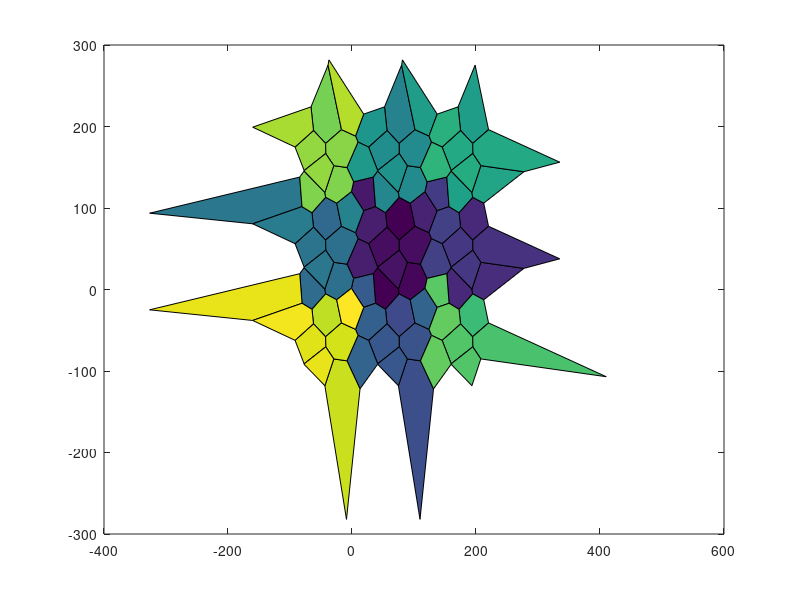
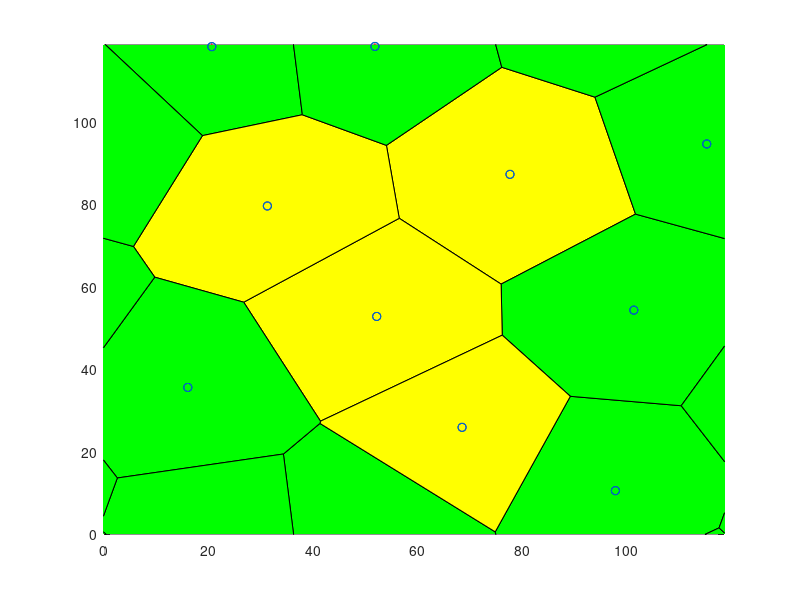

Recreate these plots in MATLAB, in order.
r = 2031; % Updated seed to match target
NbPoints = 10; 
limit = 3; 
cpt = 'quadratic';
prefix = 'RFB';
potential = 'ani';

%% Store data in the right folder
close all;
scriptDir = fileparts(mfilename('fullpath'));
projectRoot = fileparts(scriptDir);
outputDir = fullfile(projectRoot, 'input_files');
if ~exist(outputDir, 'dir')
    mkdir(outputDir);
end

%% Parameters
rng(r);
TOTALTIME = 10.000000;
SEED = 89542;
TIMEINTERVAL = 0.100000;
error_tolerance_absolute_mechanical = 0.010000;
TISSUE_EXT_STRESS_X = 0.000000;     %should both be 0 to relax tissue, change before dynamic
TISSUE_EXT_STRESS_Y = 0.000000; 
equilibriumtolerance = 1.000000e-9;
NUCLEATIONTHRESHOLD = 1.75;
NUCLEATIONBASECRITERIA = true;
Ratio = 10/3;

T1ON = 1; 
APOPTOSISON = 1;
MITOSISON = 0;
WRITEMITOSIS = 1; 
VERBOSEON = 1; 
EQUILIBRIUMMITOSIS = 1; 

%Mysterious Parameters
CELLPRESSURETYPE = cpt;
TCJSTRENGTH = 100;
THETAAN = 3.14 / 2.0 ;    
ANSTRENGTH = 25; 

% --- Standard Constants ---
GAMMA = 10.0;
t0 = 1;
l0 = 25;
% Manually setting K to match your specific target output
LX = 1.5*l0*sqrt(NbPoints);
LY = 1.5*l0*sqrt(NbPoints);
A0 = LX*LY/NbPoints;
K = Ratio * GAMMA/l0;
ALPHAM = GAMMA*t0/l0;
TISSUE_ALPHA = 10*ALPHAM;
INITIALSTEPSIZE = t0/10000;
MINAREA = A0/100;
MINLENGTH = l0/40;
NEWEDGELENGTH = l0/20;
CURRENTTIME = 0.000000;

%% Simulation Detail Parameters
% Calculate Mesh based on A0 and NbPoints to get LX = 167.705098
Mesh = LX;

nomfichier= [prefix '_NbPts_' num2str(NbPoints,'%04d') '_rng_' num2str(r,'%04d') '_pot_' potential '_lim_' num2str(limit, '%2d') '20.txt'];
nomfichier = fullfile(outputDir, nomfichier);

%% Generate Voronoi
fprintf('Writing file: %s\n', nomfichier);
f1=figure();
f2=figure();
Points1=Mesh*rand(NbPoints,2); 

it = 0;
while it < limit
    Pointsa=Points1+Mesh*[ones(NbPoints,1) zeros(NbPoints,1)];
    Pointsb=Points1-Mesh*[zeros(NbPoints,1) ones(NbPoints,1)];
    Pointsc=Points1-Mesh*[ones(NbPoints,1) zeros(NbPoints,1)];
    Pointsd=Points1+Mesh*[zeros(NbPoints,1) ones(NbPoints,1)];
    Pointse=Points1+Mesh*[ones(NbPoints,1) ones(NbPoints,1)];
    Pointsf=Points1+Mesh*[ones(NbPoints,1) -ones(NbPoints,1)];
    Pointsg=Points1+Mesh*[-ones(NbPoints,1) ones(NbPoints,1)];
    Pointsh=Points1+Mesh*[-ones(NbPoints,1) -ones(NbPoints,1)];
    Pointst=[Points1; Pointsa; Pointsb; Pointsc; Pointsd; Pointse; Pointsf; Pointsg; Pointsh];
    
    [v,c]=voronoin(Pointst);
    
    centroids = zeros(NbPoints,2);
    centroidcount = 0;
   
    for i = 1:length(c)
        signedarea = 0;
        centroidx = 0;
        centroidy = 0;
        if (all(c{i}~=1))
            for s = 1:length(c{i})
                if s == length(c{i}) 
                    signedarea = signedarea + v(c{i}(s),1)*v(c{i}(1),2) - v(c{i}(1),1)*v(c{i}(s),2);
                else
                    signedarea = signedarea + v(c{i}(s),1)*v(c{i}(s+1),2) - v(c{i}(s+1),1)*v(c{i}(s),2);
                end
            end
            signedarea = .5*signedarea;
            for j = 1:length(c{i})
                if j == length(c{i})
                    centroidx = centroidx + (v(c{i}(j),1)+v(c{i}(1),1))*(v(c{i}(j),1)*v(c{i}(1),2) - v(c{i}(1),1)*v(c{i}(j),2));
                    centroidy = centroidy + (v(c{i}(j),2)+v(c{i}(1),2))*(v(c{i}(j),1)*v(c{i}(1),2) - v(c{i}(1),1)*v(c{i}(j),2));
                    
                else
                    centroidx = centroidx + (v(c{i}(j),1)+v(c{i}(j+1),1))*(v(c{i}(j),1)*v(c{i}(j+1),2) - v(c{i}(j+1),1)*v(c{i}(j),2));
                    centroidy = centroidy + (v(c{i}(j),2)+v(c{i}(j+1),2))*(v(c{i}(j),1)*v(c{i}(j+1),2) - v(c{i}(j+1),1)*v(c{i}(j),2));
                end
            end
            centroidx = (1/(6*signedarea))*centroidx;
            centroidy = (1/(6*signedarea))*centroidy;
            if centroidx > 0 && centroidx < Mesh && centroidy > 0 && centroidy < Mesh
                centroidcount = centroidcount + 1;
                centroids(centroidcount,:) = [centroidx centroidy];
            end
        end
    end
    it = it + 1;
    Points1 = centroids;
end

%% Representation of the result
 set(0,'CurrentFigure',f1);
 plot(Points1(:,1),Points1(:,2),'r+');
 set(0,'CurrentFigure',f2);
 plot(Points1(:,1),Points1(:,2),'r+');
 hold on
 for i = 1:length(c)
     if (all(c{i}~=1))
         set(0,'CurrentFigure',f1)
         patch(v(c{i},1),v(c{i},2),i)
     end
     IN=(all(v(c{i},1)>0)&all(v(c{i},1)<Mesh)&all(v(c{i},2)>0)&all(v(c{i},2)<Mesh));
     IN2=(any(v(c{i},1)>0)&any(v(c{i},1)<Mesh)&any(v(c{i},2)>0)&any(v(c{i},2)<Mesh))&(~IN);
     if (all(c{i}~=1)&&IN)
         set(0,'CurrentFigure',f2)
         patch(v(c{i},1),v(c{i},2),'y'); 
     end
     if (all(c{i}~=1)&&(IN2))
         set(0,'CurrentFigure',f2)
         patch(v(c{i},1),v(c{i},2),'g');
     end
 end
 set(0,'CurrentFigure',f2)
 xlim([0 Mesh]);
 ylim([0 Mesh]);
 plot(Points1(:,1),Points1(:,2),'bo');
 scatter(centroids(:,1),centroids(:,2),'r+')

for i = 1:length(c)
    INGLOBAL=any((v(c{i},1)>0)&v(c{i},1)<Mesh&v(c{i},2)>0&v(c{i},2)<Mesh);
    if INGLOBAL
        ListVertex=c{i};
        area=0;
        for k=1:length(c{i})
            kplus=mod(k,length(c{i}))+1;
            area=area+v(c{i}(k),1)*v(c{i}(kplus),2)-v(c{i}(kplus),1)*v(c{i}(k),2);
        end
        if(area<0)    c{i}=fliplr(c{i}); end
    end
end

%% Export to a file (EXACT MATCH TO TARGET VALUES)
fid=fopen(nomfichier,'wt');
fprintf(fid, 'Voronoi Tesselation Data: \n');
fprintf(fid, 'NumbCells %d \t rng %d \n', NbPoints, r);
fprintf(fid, 'ratio pressure to tension\t%f\n', Ratio);
fprintf(fid, 'Global:\n');
fprintf(fid, 'LX\t%f\nLY\t%f\n', Mesh, Mesh);
fprintf(fid, 'A0\t%f\n', A0);
fprintf(fid, 'SEED\t%d\n', SEED);
fprintf(fid, 'TIMEINTERVAL\t%f\n', TIMEINTERVAL);
fprintf(fid, 'MINAREA\t%f\n', MINAREA);
fprintf(fid, 'MINLENGTH\t%f\n', MINLENGTH);
fprintf(fid, 'NEWEDGELENGTH\t%f\n', NEWEDGELENGTH);
fprintf(fid, 'K\t%f\n', K);
fprintf(fid, 'GAMMA\t%f\n', GAMMA);
fprintf(fid, 'TOTALTIME\t%f\n', TOTALTIME);
fprintf(fid, 'CURRENTTIME\t%f\n', CURRENTTIME);
fprintf(fid, 'VERBOSEON\t%d\n', VERBOSEON);
fprintf(fid, 'INITIALSTEPSIZE\t%f\n', INITIALSTEPSIZE);
fprintf(fid, 'error_tolerance_absolute_mechanical\t%f\n', error_tolerance_absolute_mechanical);
% Format TISSUE_ALPHA to 2 decimal places as per target
fprintf(fid, 'TISSUE_ALPHA\t%2.2f\n', TISSUE_ALPHA);
fprintf(fid, 'ALPHAM\t%f\n', ALPHAM);
fprintf(fid, 'TISSUE_EXT_STRESS_X\t%f\n', TISSUE_EXT_STRESS_X);
fprintf(fid, 'TISSUE_EXT_STRESS_Y\t%f\n', TISSUE_EXT_STRESS_Y);
fprintf(fid, 'equilibriumtolerance\t%e\n', equilibriumtolerance);
fprintf(fid, 'NUCLEATIONTHRESHOLD\t%f\n', NUCLEATIONTHRESHOLD);
fprintf(fid, 'NUCLEATIONBASECRITERIA\t%d\n', NUCLEATIONBASECRITERIA);
fprintf(fid, 'endGlobal\n');

fprintf(fid, 'Vertices\n');
fprintf(fid, 'id\tx\ty\n');

NbVertex=0;
CentralVertices=zeros(length(v),2);
for i = 2:length(v)   
    if(v(i,1)>0&&v(i,1)<Mesh&&v(i,2)>0&&v(i,2)<Mesh)
        fprintf(fid,'%d',i);
        fprintf(fid,'\t %2.4f',v(i,1));
        fprintf(fid,'\t %2.4f',v(i,2));
        fprintf(fid,'\n');
        NbVertex=NbVertex+1;
        CentralVertices(NbVertex,1)=v(i,1);
        CentralVertices(NbVertex,2)=v(i,2);
    end
end

CentralVertices=CentralVertices(1:NbVertex,1:2);
EqVertex=zeros(NbVertex,1);

for i = 2:length(v)
    vcorrige=zeros(1,2);
    vtest=v(i,:);
    if (vtest(1)>0&&vtest(1)<Mesh&&vtest(2)>0&&vtest(2)<Mesh) vcorrige=vtest;end
    vtest=v(i,:)-Mesh*[1 0];
    if (vtest(1)>0&&vtest(1)<Mesh&&vtest(2)>0&&vtest(2)<Mesh) vcorrige=vtest;  end
    vtest=v(i,:)-Mesh*[0 1];
    if (vtest(1)>0&&vtest(1)<Mesh&&vtest(2)>0&&vtest(2)<Mesh) vcorrige=vtest;  end
    vtest=v(i,:)+Mesh*[1 0];
    if (vtest(1)>0&&vtest(1)<Mesh&&vtest(2)>0&&vtest(2)<Mesh) vcorrige=vtest;  end
    vtest=v(i,:)+Mesh*[0 1];
    if (vtest(1)>0&&vtest(1)<Mesh&&vtest(2)>0&&vtest(2)<Mesh) vcorrige=vtest;  end
    vtest=v(i,:)-Mesh*[1 1];
    if (vtest(1)>0&&vtest(1)<Mesh&&vtest(2)>0&&vtest(2)<Mesh) vcorrige=vtest;  end
    vtest=v(i,:)-Mesh*[1 -1];
    if (vtest(1)>0&&vtest(1)<Mesh&&vtest(2)>0&&vtest(2)<Mesh) vcorrige=vtest;  end
    vtest=v(i,:)+Mesh*[1 1];
    if (vtest(1)>0&&vtest(1)<Mesh&&vtest(2)>0&&vtest(2)<Mesh) vcorrige=vtest;  end
    vtest=v(i,:)+Mesh*[1 -1];
    if (vtest(1)>0&&vtest(1)<Mesh&&vtest(2)>0&&vtest(2)<Mesh) vcorrige=vtest;  end
    
    column=find(all(abs((repmat(vcorrige,size(v,1),1))'-v')<0.000001));
    if(~isempty(column))
        EqVertex(i)=column;
    end
end

fprintf(fid, 'Edges\n');
fprintf(fid, 'id\tvertex1\tvertex2\txflag\tyflag\n');
NbEdgeMax=3*NbVertex; 
Edges.Vertices=zeros(NbEdgeMax,2);
Edges.Crossx12=zeros(NbEdgeMax,1);
Edges.Crossx21=zeros(NbEdgeMax,1);
Edges.Crossy12=zeros(NbEdgeMax,1);
Edges.Crossy21=zeros(NbEdgeMax,1);

EdgeIncrement=0; 
for i = 1:length(c) 
    INGLOBAL=any( (v(c{i},1)>0) & v(c{i},1)<Mesh & v(c{i},2)>0 & v(c{i},2)<Mesh);
    if INGLOBAL 
        ListVertex=c{i}; 
        for j=1:length(ListVertex) 
            testdejainscrit=0;
            for k=1:EdgeIncrement
                if ((EqVertex((ListVertex(j)))==Edges.Vertices(k,1)...
                        &&EqVertex(ListVertex(mod(j,length(ListVertex))+1))==Edges.Vertices(k,2))...
                        ||...
                        (EqVertex(ListVertex(j))==Edges.Vertices(k,2)...
                        &&EqVertex(ListVertex(mod(j,length(ListVertex))+1))==Edges.Vertices(k,1)))
                    testdejainscrit=1;
                else
                end
            end
            if(~testdejainscrit)
                EdgeIncrement=EdgeIncrement+1;
                Edges.Vertices(EdgeIncrement,1)=EqVertex(ListVertex(j)); 
                Edges.Vertices(EdgeIncrement,2)=EqVertex(ListVertex(mod(j,length(ListVertex))+1)); 
                Vertex1encours=ListVertex(j);
                Vertex1encourseq=EqVertex(ListVertex(j));
                Vertex2encours=ListVertex(mod(j,length(ListVertex))+1);
                Vertex2encourseq=EqVertex(ListVertex(mod(j,length(ListVertex))+1));
                
                fprintf(fid,'%d',EdgeIncrement);
                fprintf(fid,'\t %d', Edges.Vertices(EdgeIncrement,1));
                fprintf(fid,'\t %d', Edges.Vertices(EdgeIncrement,2));
                
                VertexCross21=(EqVertex(ListVertex(j))~=ListVertex(j))&&(EqVertex(ListVertex(mod(j,length(ListVertex))+1))==ListVertex(mod(j,length(ListVertex))+1));
                VertexCross12=(EqVertex(ListVertex(j))==ListVertex(j))&&(EqVertex(ListVertex(mod(j,length(ListVertex))+1))~=ListVertex(mod(j,length(ListVertex))+1));
                
                if((EqVertex(ListVertex(j))~=ListVertex(j))&&(EqVertex(ListVertex(mod(j,length(ListVertex))+1))==ListVertex(mod(j,length(ListVertex))+1)))
                    if(v(ListVertex(j),1)<0) Edges.Crossx12(EdgeIncrement)=1; end
                    if(v(ListVertex(j),1)>Mesh) Edges.Crossx21(EdgeIncrement)=1; end
                    if(v(ListVertex(j),2)<0) Edges.Crossy12(EdgeIncrement)=1; end
                    if(v(ListVertex(j),2)>Mesh) Edges.Crossy21(EdgeIncrement)=1; end
                end
                if((EqVertex(ListVertex(j))==ListVertex(j))&&(EqVertex(ListVertex(mod(j,length(ListVertex))+1))~=ListVertex(mod(j,length(ListVertex))+1)))
                    if(v(ListVertex(mod(j,length(ListVertex))+1),1)<0) Edges.Crossx21(EdgeIncrement)=1; end
                    if(v(ListVertex(mod(j,length(ListVertex))+1),1)>Mesh) Edges.Crossx12(EdgeIncrement)=1; end
                    if(v(ListVertex(mod(j,length(ListVertex))+1),2)<0) Edges.Crossy21(EdgeIncrement)=1; end
                    if(v(ListVertex(mod(j,length(ListVertex))+1),2)>Mesh) Edges.Crossy12(EdgeIncrement)=1; end
                end
                
                if((EqVertex(ListVertex(j))~=ListVertex(j))&&(EqVertex(ListVertex(mod(j,length(ListVertex))+1))~=ListVertex(mod(j,length(ListVertex))+1)))
                    v1=v(ListVertex(j),:);
                    v2=v(ListVertex(mod(j,length(ListVertex))+1),:);
                    eqv1=v(EqVertex(ListVertex(j)),:);
                    eqv2=v(EqVertex(ListVertex(mod(j,length(ListVertex))+1)),:);
                    if(v2(1)>v1(1))&&(eqv2(1)<eqv1(1)) Edges.Crossx12(EdgeIncrement)=1; end
                    if(v2(1)<v1(1))&&(eqv2(1)>eqv1(1)) Edges.Crossx21(EdgeIncrement)=1; end
                    if (v2(2)>v1(2))&&(eqv2(2)<eqv1(2))Edges.Crossy12(EdgeIncrement)=1; end
                    if (v2(2)<v1(2))&&(eqv2(2)>eqv1(2)) Edges.Crossy21(EdgeIncrement)=1; end
                end
                
                newxflag=0;
                newyflag=0;
                if ( (Edges.Crossx12(EdgeIncrement)==1) || (Edges.Crossx21(EdgeIncrement)==1) )
                    newxflag=1;
                end
                if ( (Edges.Crossy12(EdgeIncrement)==1) || (Edges.Crossy21(EdgeIncrement)==1) )
                    newyflag=1;
                end
                
                fprintf(fid,'\t %d \t %d \n', newxflag, newyflag);
                
            end
        end
    end
end

%% Then we go to the cells
cinside=cell(length(c),1);
CellIncrement=0;
for i=1:length(c)
    INGLOBAL=any((v(c{i},1)>0)&v(c{i},1)<Mesh&v(c{i},2)>0&v(c{i},2)<Mesh);
    if INGLOBAL
        CellIncrement=CellIncrement+1;
        cinside{CellIncrement}=EqVertex(c{i});
    end
end
NbCellsInside=CellIncrement;
cinside=cinside(1:NbCellsInside);
cinside2=cell(NbCellsInside,1);
CellIncrement=0;
for i=1:NbCellsInside
    dejavu=false;
    for j=1:i-1
        if ((length(cinside{i})==length(cinside{j}))&&all(sort(cinside{i})==sort(cinside{j}))) dejavu=true; end
    end
    if (~dejavu) CellIncrement=CellIncrement+1;cinside2{CellIncrement}=cinside{i}; end
end
cinside2=cinside2(1:CellIncrement);

fprintf(fid, 'Cells\n');
if (strcmp(potential,'tcj'))
    fprintf(fid, 'id\tA0\tEdgeNumb\tEdgeList\tPotential\tTCJStrength\tCellPressureType\n');
else
    fprintf(fid, 'id\tA0\tEdgeNumb\tEdgeList\tPotential\tTCJStrength\tThetaAn\tAnStrength\tCellPressureType\n');
end
for i=1:length(cinside2)
    A0_Cell = normrnd(A0, 200); % Using new A0
    ListVertex=c{i};
    fprintf(fid,'%d\t%f\t%d\t',i, A0_Cell, length(ListVertex));
    for j=1:length(ListVertex)
        NumeroEdge=0;
        for k=1:EdgeIncrement
            if (EqVertex((ListVertex(j)))==Edges.Vertices(k,1)...
                    &&EqVertex(ListVertex(mod(j,length(ListVertex))+1))==Edges.Vertices(k,2))
                NumeroEdge=k;
            end 
            if(EqVertex(ListVertex(j))==Edges.Vertices(k,2)...
                    &&EqVertex(ListVertex(mod(j,length(ListVertex))+1))==Edges.Vertices(k,1))
                NumeroEdge=k; 
            end
        end
        fprintf(fid,'%d,',NumeroEdge);
    end
    if (strcmp(potential, 'tcj'))
        fprintf(fid,'\t%s\t%f\t%s\n', potential, TCJSTRENGTH,CELLPRESSURETYPE);
    else
        fprintf(fid,'\t%s\t%f\t%f\t%f\t%s\n', potential, TCJSTRENGTH, THETAAN, ANSTRENGTH,CELLPRESSURETYPE);
    end
end
fprintf(fid, 'End\n');
fclose(fid);
